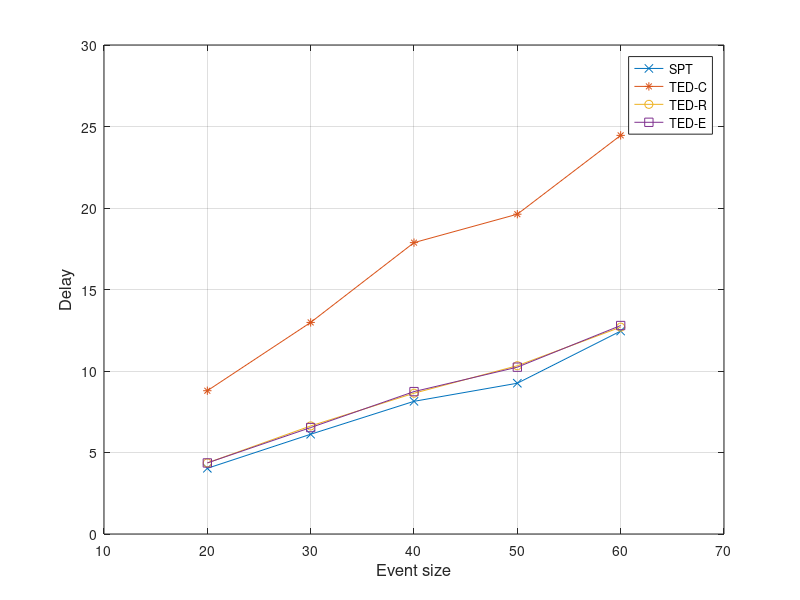

MATLAB code for this plot:
x = [20 30 40 50 60]
y = [4.03 6.12 8.14 9.25 12.45]
y1 = [8.79 12.9801875 17.87575 19.619875 24.4554375]
y2 = [4.36 6.630375 8.6365 10.3245625 12.69]
y3 = [4.36 6.530375 8.7365 10.2355625 12.79]
plot(x, y, '-x', x, y1, '-*', x, y2, '-o', x, y3, '-s')
axis([10 70 0 30])
xlabel('Event size', 'fontsize',12)
ylabel('Delay','fontsize',12)
legend('SPT', 'TED-C', 'TED-R', 'TED-E')
grid on
%set(h, 'Box', 'on')
